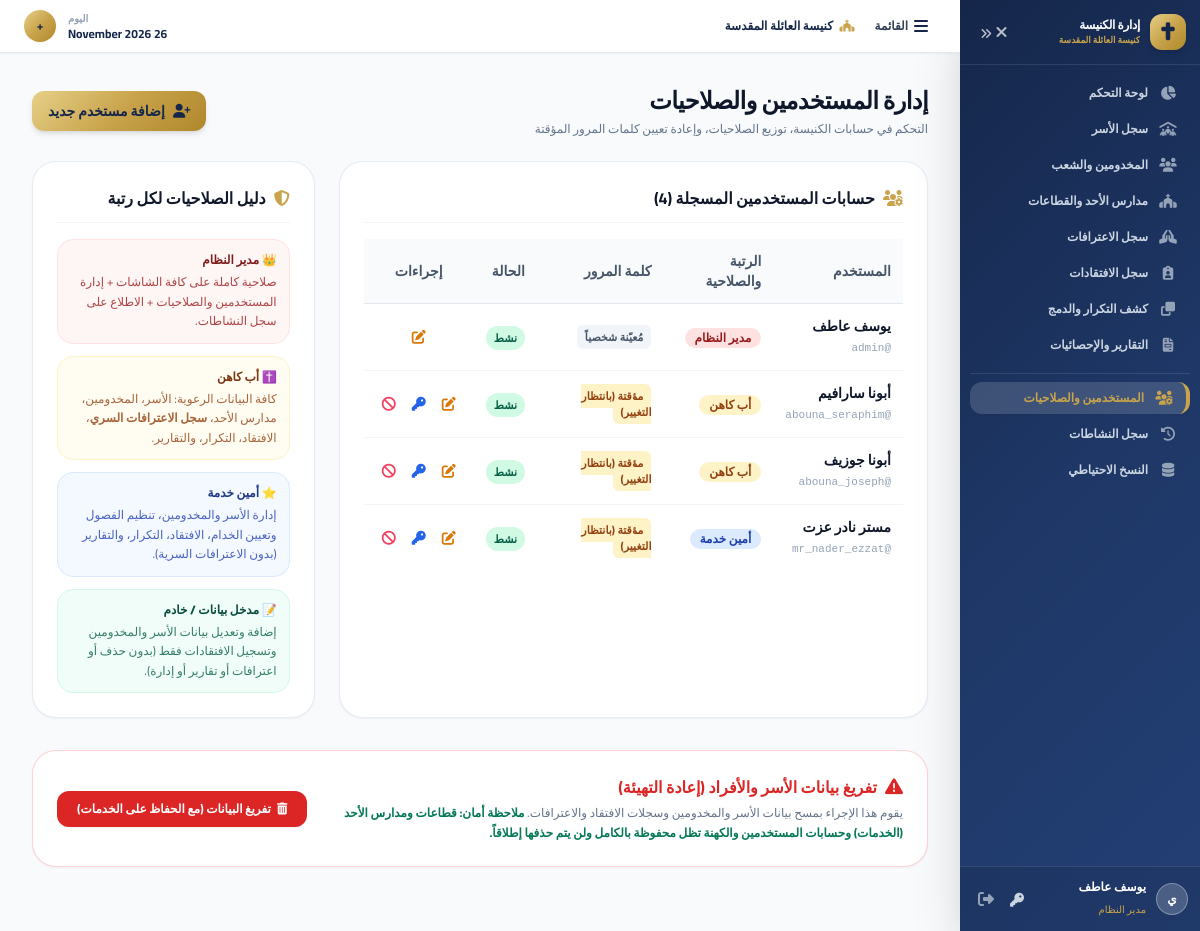
The page /settings.php (signed in) on the database its author committed.
### tables this page shows
CREATE TABLE `users` (
  `id` INT AUTO_INCREMENT PRIMARY KEY,
  `username` VARCHAR(100) NOT NULL UNIQUE,
  `email` VARCHAR(255) NULL UNIQUE,
  `hashed_password` VARCHAR(255) NOT NULL,
  `full_name` VARCHAR(255) NOT NULL,
  `role` ENUM('admin', 'priest', 'service_admin', 'servant') NOT NULL DEFAULT 'servant',
  `is_active` TINYINT(1) DEFAULT 1,
  `must_change_password` TINYINT(1) NOT NULL DEFAULT 0,
  `person_id` INT NULL,
  `created_at` DATETIME DEFAULT CURRENT_TIMESTAMP,
  `updated_at` DATETIME DEFAULT CURRENT_TIMESTAMP ON UPDATE CURRENT_TIMESTAMP,
  FOREIGN KEY (`person_id`) REFERENCES `persons`(`id`) ON DELETE SET NULL
);

### settings.php (the view, shortened to what the rows shown need)
<?php
require_once __DIR__ . '/config/db.php';
require_once __DIR__ . '/config/auth.php';
require_once __DIR__ . '/includes/functions.php';
$users = $pdo->query("SELECT * FROM users ORDER BY FIELD(role, 'admin', 'priest', 'service_admin', 'servant'), id ASC")->fetchAll();
require_once __DIR__ . '/includes/header.php';
require_once __DIR__ . '/includes/sidebar.php';
?>
<div class="mb-6 flex flex-col sm:flex-row sm:items-center justify-between gap-4">
    <div>
        <h1 class="text-2xl font-extrabold text-slate-900 tracking-tight">إدارة المستخدمين والصلاحيات</h1>
    </div>
</div>
<div class="grid grid-cols-1 lg:grid-cols-3 gap-6 mb-8">
    <div class="lg:col-span-2 bg-white rounded-3xl p-6 shadow-sm border border-slate-200/80">
        <div class="flex items-center justify-between mb-4 pb-3 border-b border-slate-100">
            <h2 class="text-base font-bold text-slate-900 flex items-center text-church-navy">
                <i class="fas fa-users-gear ml-2 text-church-gold"></i>
                حسابات المستخدمين المسجلة (<?= count($users) ?>)
            </h2>
        </div>
        <div class="overflow-x-auto">
            <table class="w-full text-right border-collapse text-xs sm:text-sm">
                <thead>
                    <tr class="bg-slate-50 border-b border-slate-200 font-bold text-slate-600">
                        <th class="p-3">المستخدم</th>
                        <th class="p-3">الرتبة والصلاحية</th>
                        <th class="p-3">كلمة المرور</th>
                        <th class="p-3">الحالة</th>
                        <th class="p-3 text-center">إجراءات</th>
                    </tr>
                </thead>
                <tbody class="divide-y divide-slate-100">
                    <?php foreach ($users as $u): ?>
                    <tr class="hover:bg-slate-50/50 transition">
                        <td class="p-3">
                            <p class="font-bold text-slate-900"><?= htmlspecialchars($u['full_name']) ?></p>
                            <span class="font-mono text-[11px] text-slate-400">@<?= htmlspecialchars($u['username']) ?></span>
                        </td>
                        <td class="p-3">
                            <?= get_role_badge($u['role']) ?>
                        </td>
                        <td class="p-3 text-xs">
                            <?php if (!empty($u['must_change_password'])): ?>
                                <span class="px-2 py-0.5 bg-amber-100 text-amber-800 rounded-md font-bold text-[11px]">مؤقتة (بانتظار التغيير)</span>
                            <?php else: ?>
                                <span class="px-2 py-0.5 bg-slate-100 text-slate-600 rounded-md font-semibold text-[11px]">مُعيّنة شخصياً</span>
                            <?php endif; ?>
                        </td>
                        <td class="p-3">
                            <?php if ($u['is_active']): ?>
                                <span class="px-2 py-0.5 bg-emerald-100 text-emerald-800 rounded-full text-[11px] font-bold">نشط</span>
                            <?php else: ?>
                                <span class="px-2 py-0.5 bg-red-100 text-red-800 rounded-full text-[11px] font-bold">موقوف</span>
                            <?php endif; ?>
                        </td>
                        <td class="p-3 text-center">
                            <div class="inline-flex items-center space-x-1 space-x-reverse">
                                <button onclick='editUser(<?= json_encode($u) ?>)' class="p-1.5 text-amber-600 hover:bg-amber-50 rounded-lg" title="تعديل الاسم أو الصلاحية">
                                    <i class="fas fa-edit"></i>
                                </button>
                                <?php if ($u['id'] !== $user['id']): ?>
                                <form method="POST" action="settings.php" class="inline" onsubmit="return confirm('هل تريد إعادة تعيين كلمة مرور هذا المستخدم إلى (1) وإجباره على تغييرها؟')">
                                    <button type="submit" class="p-1.5 text-blue-600 hover:bg-blue-50 rounded-lg" title="إعادة تعيين كلمة المرور إلى 1">
                                        <i class="fas fa-key"></i>
                                    </button>
                                </form>
                                <form method="POST" action="settings.php" class="inline" onsubmit="return confirm('تغيير حالة الحساب؟')">
                                    <button type="submit" class="p-1.5 <?= $u['is_active'] ? 'text-rose-500 hover:bg-rose-50' : 'text-emerald-600 hover:bg-emerald-50' ?> rounded-lg" title="<?= $u['is_active'] ? 'إيقاف الحساب' : 'تفعيل الحساب' ?>">
                                        <i class="fas <?= $u['is_active'] ? 'fa-ban' : 'fa-check-circle' ?>"></i>
                                    </button>
                                </form>
                                <?php endif; ?>
                            </div>
                        </td>
                    </tr>
                    <?php endforeach; ?>
                </tbody>
            </table>
        </div>
    </div>
    <div class="lg:col-span-1 bg-white rounded-3xl p-6 shadow-sm border border-slate-200/80 space-y-4">
        <h2 class="text-base font-bold text-slate-900 pb-3 border-b border-slate-100 flex items-center text-church-navy">
            <i class="fas fa-shield-halved ml-2 text-church-gold"></i>
            دليل الصلاحيات لكل رتبة
        </h2>
    </div>
</div>
<?php require_once __DIR__ . '/includes/footer.php'; ?>

### includes/sidebar.php (shortened to what the rows shown need)
<?php
$user = current_user();
?>
<aside id="main-sidebar" class="fixed inset-y-0 right-0 z-50 w-60 navy-gradient text-white flex flex-col transition-all duration-300 transform translate-x-full lg:translate-x-0 lg:static lg:z-auto shadow-2xl flex-shrink-0">
    <div class="p-3.5 border-b border-white/10 flex items-center justify-between">
        <div class="flex items-center space-x-2.5 space-x-reverse">
            <div class="overflow-hidden">
                <h1 class="text-xs font-bold tracking-tight text-white truncate">إدارة الكنيسة</h1>
            </div>
        </div>
    </div>
    <div class="p-3 border-t border-white/10 bg-black/10">
        <div class="flex items-center justify-between">
            <div class="flex items-center space-x-2.5 space-x-reverse overflow-hidden">
                <div class="w-8 h-8 rounded-full bg-white/20 flex items-center justify-center font-bold text-white text-xs flex-shrink-0 border border-white/30">
                    <?= mb_substr($user['full_name'] ?? 'م', 0, 1, 'UTF-8') ?>
                </div>
                <div class="truncate">
                    <p class="text-xs font-bold text-white truncate"><?= htmlspecialchars($user['full_name'] ?? 'مستخدم') ?></p>
                    <span class="text-[10px] text-church-gold font-medium"><?= get_role_name($user['role'] ?? '') ?></span>
                </div>
            </div>
        </div>
    </div>
</aside>
<div class="flex-1 flex flex-col min-w-0 overflow-hidden">
    <main class="flex-1 overflow-y-auto p-4 sm:p-6 lg:p-8">

### includes/functions.php (shortened to what the rows shown need)
<?php
function get_role_name(?string $role): string {
    $roles = [
        'admin'         => 'مدير النظام',
        'priest'        => 'أب كاهن',
        'service_admin' => 'أمين خدمة',
        'servant'       => 'خادم'
    ];
    return $roles[$role] ?? ($role ?: 'مستخدم');
}
function get_role_badge(?string $role): string {
    switch ($role) {
        case 'admin':
            return '<span class="inline-flex items-center px-2.5 py-0.5 rounded-full text-xs font-semibold bg-red-100 text-red-800">مدير النظام</span>';
        case 'priest':
            return '<span class="inline-flex items-center px-2.5 py-0.5 rounded-full text-xs font-semibold bg-amber-100 text-amber-800">أب كاهن</span>';
        case 'service_admin':
            return '<span class="inline-flex items-center px-2.5 py-0.5 rounded-full text-xs font-semibold bg-blue-100 text-blue-800">أمين خدمة</span>';
    }
}

### rows shown on the page
users: full_name "ي", full_name "يوسف عاطف", role "مدير النظام", username "admin", must_change_password "مُعيّنة شخصياً", is_active "نشط"
users: full_name "أبونا سارافيم", username "abouna_seraphim", role "أب كاهن", must_change_password "مؤقتة (بانتظار التغيير)", is_active "نشط"
users: full_name "أبونا جوزيف", username "abouna_joseph", role "أب كاهن", must_change_password "مؤقتة (بانتظار التغيير)", is_active "نشط"
users: full_name "مستر نادر عزت", username "mr_nader_ezzat", role "أمين خدمة", must_change_password "مؤقتة (بانتظار التغيير)", is_active "نشط"

### other values the page prints
count($users) "4"
